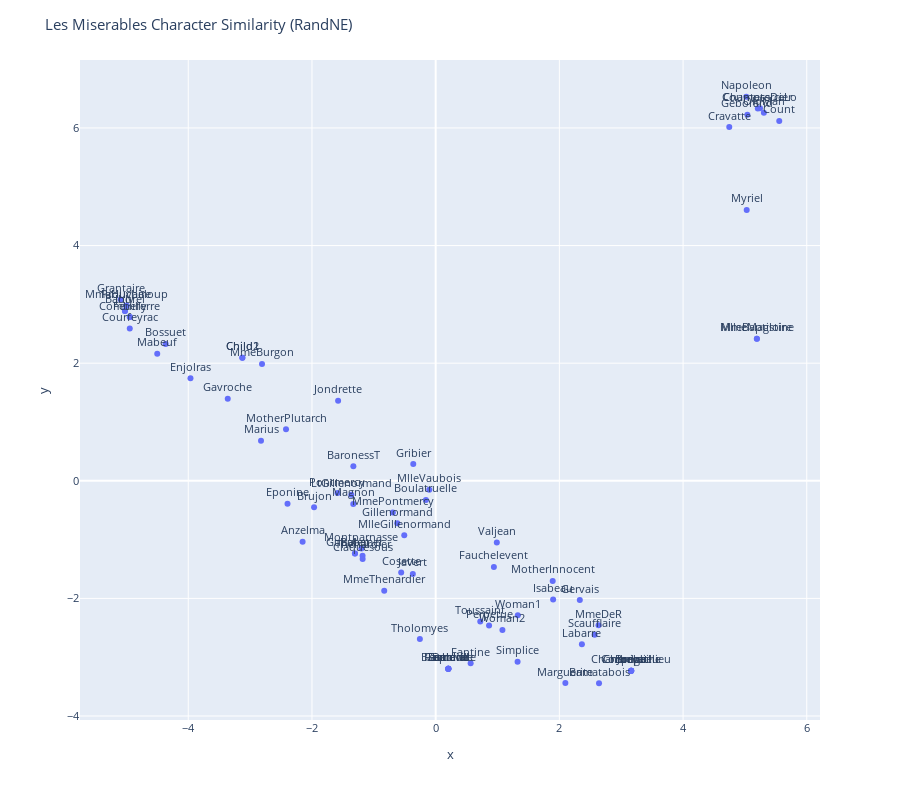

The notebook cell saved with this chart:
### Markdown cell above
## RandNE

### Code cell
from karateclub.node_embedding.neighbourhood.randne import RandNE 

model = RandNE()  

model.fit(G) 

embeddings = model.get_embedding() 

title = 'Les Miserables Character Similarity (RandNE)' 

draw_clustering(embeddings, nodes, title)

### Figure 1 — Plotly figure (JSON) as saved in the notebook; plotly's stock layout.template omitted (floating-point values rounded to 4 significant figures)
{"data": [{"hovertemplate": "x=%{x}<br>y=%{y}<br>index=%{text}<extra></extra>", "legendgroup": "", "marker": {"color": "#636efa", "symbol": "circle"}, "mode": "markers+text", "name": "", "orientation": "v", "showlegend": false, "text": ["Napoleon", "Myriel", "MlleBaptistine", "MmeMagloire", "CountessDeLo", "Geborand", "Champtercier", "Cravatte", "Count", "OldMan", "Valjean", "Labarre", "Marguerite", "MmeDeR", "Isabeau", "Gervais", "Fantine", "MmeThenardier", "Thenardier", "Cosette", "Javert", "Fauchelevent", "Bamatabois", "Simplice", "Scaufflaire", "Woman1", "Judge", "Champmathieu", "Brevet", "Chenildieu", "Cochepaille", "Woman2", "MotherInnocent", "Gavroche", "Gillenormand", "MlleGillenormand", "Marius", "Enjolras", "Bossuet", "Gueulemer", "Babet", "Claquesous", "Montparnasse", "Toussaint", "Listolier", "Tholomyes", "Fameuil", "Blacheville", "Favourite", "Dahlia", "Zephine", "Perpetue", "Eponine", "Anzelma", "Magnon", "Pontmercy", "Boulatruelle", "Brujon", "LtGillenormand", "Gribier", "MmePontmercy", "Mabeuf", "Courfeyrac", "MmeBurgon", "Jondrette", "Combeferre", "Prouvaire", "Feuilly", "Bahorel", "Joly", "Grantaire", "Child1", "Child2", "MmeHucheloup", "BaronessT", "MlleVaubois", "MotherPlutarch"], "textposition": "top center", "type": "scatter", "x": [5.022, 5.029, 5.193, 5.193, 5.244, 5.04, 5.209, 4.747, 5.555, 5.306, 0.9885, 2.364, 2.097, 2.633, 1.899, 2.331, 0.5656, -0.8318, -1.182, -0.5574, -0.3692, 0.9414, 2.641, 1.324, 2.57, 1.328, 3.161, 3.161, 3.161, 3.161, 3.161, 1.079, 1.892, -3.362, -0.6211, -0.5078, -2.824, -3.965, -4.366, -1.305, -1.305, -1.181, -1.2, 0.7213, 0.2047, -0.2553, 0.2047, 0.2047, 0.2047, 0.2047, 0.2047, 0.8632, -2.395, -2.152, -1.332, -1.588, -0.1577, -1.966, -1.364, -0.362, -0.6927, -4.502, -4.946, -2.808, -1.578, -4.945, -5.005, -4.945, -5.024, -5.024, -5.092, -3.126, -3.126, -4.995, -1.331, -0.1034, -2.42], "xaxis": "x", "y": [6.531, 4.606, 2.415, 2.415, 6.333, 6.226, 6.329, 6.014, 6.118, 6.257, -1.048, -2.778, -3.44, -2.455, -2.017, -2.027, -3.101, -1.869, -1.275, -1.56, -1.584, -1.466, -3.443, -3.077, -2.617, -2.286, -3.229, -3.229, -3.229, -3.229, -3.229, -2.536, -1.702, 1.396, -0.7234, -0.9248, 0.6816, 1.744, 2.327, -1.235, -1.235, -1.329, -1.152, -2.391, -3.195, -2.69, -3.195, -3.195, -3.195, -3.195, -3.195, -2.461, -0.3885, -1.037, -0.3945, -0.208, -0.3257, -0.4502, -0.236, 0.2841, -0.5372, 2.162, 2.589, 1.986, 1.36, 2.785, 2.978, 2.785, 2.889, 2.889, 3.084, 2.093, 2.093, 2.976, 0.2463, -0.1542, 0.8773], "yaxis": "y"}], "layout": {"font": {"size": 11}, "height": 800, "legend": {"tracegroupgap": 0}, "margin": {"t": 60}, "title": {"text": "Les Miserables Character Similarity (RandNE)"}, "xaxis": {"anchor": "y", "domain": [0, 1], "title": {"text": "x"}}, "yaxis": {"anchor": "x", "domain": [0, 1], "title": {"text": "y"}}}}
